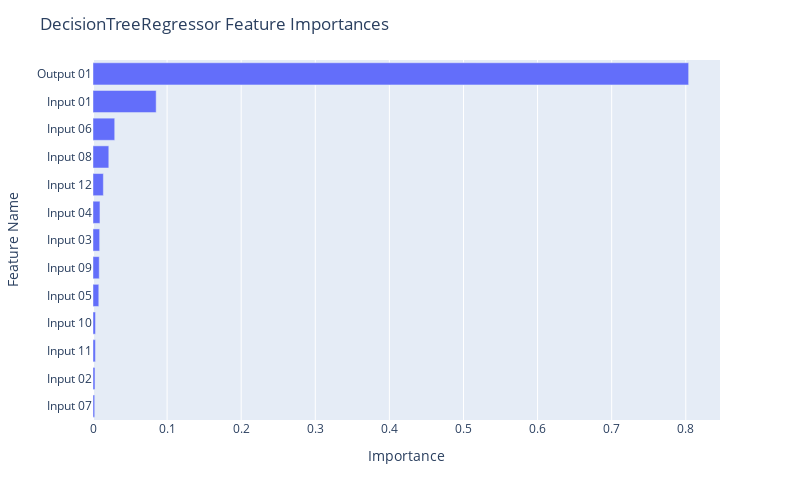

The notebook cell this image was saved under:
### Code cell
fig = px.bar(df_dt, x="Importance", y="Feature Name")

fig.update_layout(
    autosize=False,
    width=800,
    height=500,
    title_text=f"DecisionTreeRegressor Feature Importances",
    yaxis={'categoryorder':'total ascending'}
)

fig.show()

### Figure 1 — Plotly figure (JSON) as saved in the notebook; plotly's stock layout.template omitted (floating-point values rounded to 4 significant figures)
{"data": [{"alignmentgroup": "True", "hovertemplate": "Importance=%{x}<br>Feature Name=%{y}<extra></extra>", "legendgroup": "", "marker": {"color": "#636efa", "pattern": {"shape": ""}}, "name": "", "offsetgroup": "", "orientation": "h", "showlegend": false, "textposition": "auto", "type": "bar", "x": [0.8039, 0.08526, 0.02931, 0.02132, 0.01398, 0.00939, 0.008971, 0.008429, 0.007821, 0.003398, 0.003263, 0.002668, 0.002301], "xaxis": "x", "y": ["Output 01", "Input 01", "Input 06", "Input 08", "Input 12", "Input 04", "Input 03", "Input 09", "Input 05", "Input 10", "Input 11", "Input 02", "Input 07"], "yaxis": "y"}], "layout": {"autosize": false, "barmode": "relative", "height": 500, "legend": {"tracegroupgap": 0}, "margin": {"t": 60}, "title": {"text": "DecisionTreeRegressor Feature Importances"}, "width": 800, "xaxis": {"anchor": "y", "autorange": true, "domain": [0, 1], "range": [0, 0.8462], "title": {"text": "Importance"}, "type": "linear"}, "yaxis": {"anchor": "x", "autorange": true, "categoryorder": "total ascending", "domain": [0, 1], "range": [-0.5, 12.5], "title": {"text": "Feature Name"}, "type": "category"}}}
